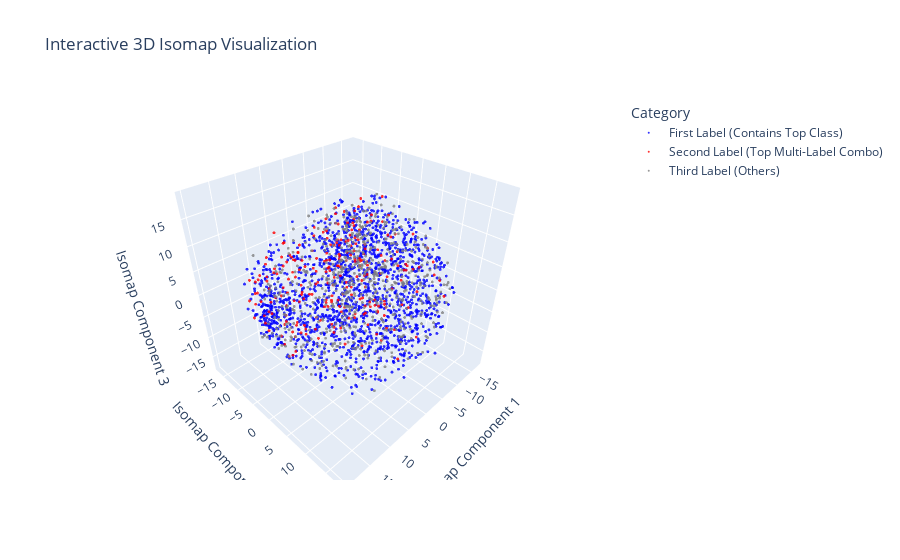

Write notebook code for a chart like this one.
### Markdown cell above
What I noticed comparing tSNE vs Isomap:

Isomap is netter at revealing the global structure of the gene expression data:
- The t-SNE visualization excels at revealing local neighborhoods. It creates distinct, relatively dense clusters, showing which data points are immediate neighbors in the high-dimensional space. However, the size of and distance between these clusters are not reliable indicators of the data's overall layout. t-SNE's goal is to preserve local similarity, often at the expense of global geometry 
- Isomap, by contrast, is designed to preserve the geodesic distances between all points, effectively trying to "unroll" the underlying data manifold. The Isomap plot shows the data as a more continuous, connected structure rather than a collection of separate clumps. This reveals the larger, overarching shape of the dataset and how different regions relate to one another on a grander scale


Let's see if there isomap preserves any manifols in 3 dimensional space

### Code cell
import plotly.graph_objects as go
import pandas as pd
from sklearn.manifold import Isomap

# --- Isomap embedding with 3 components ---
isomap = Isomap(n_components=3, n_neighbors=30)
X_iso = isomap.fit_transform(X_scaled)

# --- Create a DataFrame for Plotly ---
df_iso = pd.DataFrame(X_iso, columns=['Isomap Component 1', 'Isomap Component 2', 'Isomap Component 3'])
df_iso['Category'] = y_simple_1

# --- Color mapping ---
color_map = {
    'First Label (Contains Top Class)': 'blue',
    'Second Label (Top Multi-Label Combo)': 'red',
    'Third Label (Others)': 'gray'
}

# --- Create a Figure with plotly.graph_objects ---
fig = go.Figure()

# --- Add a separate trace for each category ---
# This creates legend items you can click to show/hide categories.
for category_name, color in color_map.items():
    # Filter the DataFrame for the current category
    df_subset = df_iso[df_iso['Category'] == category_name]
    
    fig.add_trace(
        go.Scatter3d(
            x=df_subset['Isomap Component 1'],
            y=df_subset['Isomap Component 2'],
            z=df_subset['Isomap Component 3'],
            mode='markers',
            marker=dict(
                size=1,
                color=color, # Use the specified color
                opacity=0.8
            ),
            name=category_name # This name will appear in the legend
        )
    )

# --- Customize the layout ---
fig.update_layout(
    title='Interactive 3D Isomap Visualization',
    legend_title_text='Category',
    # Adjusting the scene for better viewing
    scene=dict(
        xaxis_title='Isomap Component 1',
        yaxis_title='Isomap Component 2',
        zaxis_title='Isomap Component 3'
    )
)

fig.show()

### Figure 1 — Plotly figure (JSON) as saved in the notebook; plotly's stock layout.template omitted (floating-point values rounded to 4 significant figures; data arrays with more than 128 entries replaced by an {"elided": "..."} marker saying what was removed)
{"data": [{"marker": {"color": "blue", "opacity": 0.8, "size": 1}, "mode": "markers", "name": "First Label (Contains Top Class)", "type": "scatter3d", "x": {"elided": "1579 float values"}, "y": {"elided": "1579 float values"}, "z": {"elided": "1579 float values"}}, {"marker": {"color": "red", "opacity": 0.8, "size": 1}, "mode": "markers", "name": "Second Label (Top Multi-Label Combo)", "type": "scatter3d", "x": {"elided": "237 float values"}, "y": {"elided": "237 float values"}, "z": {"elided": "237 float values"}}, {"marker": {"color": "gray", "opacity": 0.8, "size": 1}, "mode": "markers", "name": "Third Label (Others)", "type": "scatter3d", "x": {"elided": "601 float values"}, "y": {"elided": "601 float values"}, "z": {"elided": "601 float values"}}], "layout": {"legend": {"title": {"text": "Category"}}, "scene": {"xaxis": {"title": {"text": "Isomap Component 1"}}, "yaxis": {"title": {"text": "Isomap Component 2"}}, "zaxis": {"title": {"text": "Isomap Component 3"}}}, "title": {"text": "Interactive 3D Isomap Visualization"}}}
